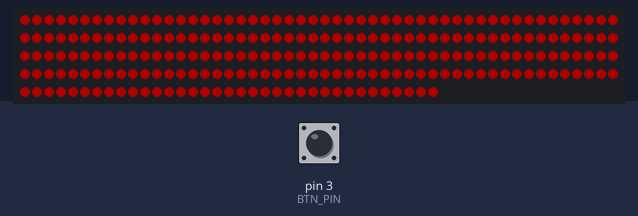
Simulated run of this sketch. Board: Arduino Uno, built with avr-gcc and run on an emulated ATmega328P. Shown: 235 RGB LEDs in strip order, left to right, continuing on the next row. The test bench sets the inputs (shaded band); at power-on: pin 3 (BTN_PIN) HIGH. Dim RGB values are drawn brighter than linear; random numbers use the default seed unless the sketch sets one; the audio player accepts every command and is not drawn; what the sketch prints to the serial monitor is not drawn. At 2.7 s the program stops and its outputs stay as they are.

1.8 s: pin 3 (BTN_PIN) pulled LOW for 0.15 s
Above: at 3.4 s.
Timing chart, 0 to 4.2 s (numbered marks = the images above; inputs shaded):
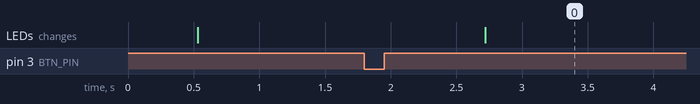

Measured:
- after the input at 1.8 s, the LEDs: change after 0.92 s (image 0)

The sketch:

lightsaber.ino
```cpp
#include <DFRobotDFPlayerMini.h>

// main.ino
#include "Blade.h"
#include "Button.h"
#include "audio.h"
#include "swingEngine.h"


void setup() {
  Serial.begin(9600);
  setupAudio();
  setupBlade();
  setupButton();
  // setupMPU();

}

void loop() {
  handleButton();
}
```

Blade.cpp
```cpp
// Blade.cpp
#include "Blade.h"
#define LED_PIN 13
#define NUMPIXELS 235
#define FADE_STEPS 100
#define DELAY_MS 20
#define LIGHTING_STEPS 2


Adafruit_NeoPixel strip(NUMPIXELS, LED_PIN, NEO_GRB + NEO_KHZ800);
uint8_t colors[][3] = {
  { 255, 0, 0 },      // Red
  { 0, 255, 0 },      // Green
  { 0, 0, 255 },      // Blue
  { 255, 255, 0 },    // Yellow
  { 0, 255, 255 },    // Cyan
  { 255, 0, 255 },    // Magenta
  { 255, 255, 255 },  // White
};
int colorArrSize = sizeof(colors) / sizeof(colors[0]);
int brightness = 50;
int8_t colorIdx = 0;

void setupBlade() {
  strip.begin();
  strip.setBrightness(brightness);
  uint8_t off[] = { 0, 0, 0 };
  setSaberToColor(off);
}

void enableSaber() {
  for (int i = 0; i <= NUMPIXELS/2; i++) {
    uint8_t* color = colors[colorIdx];
    strip.setPixelColor(i, strip.Color(color[0], color[1], color[2]));
    strip.setPixelColor(NUMPIXELS-i,strip.Color(color[0],color[1],color[2]));
    if (i % LIGHTING_STEPS == 0) strip.show();
  }
  strip.show();
}

void disableSaber() {
  for (int i = NUMPIXELS/2; i >= 0; i--) {
    strip.setPixelColor(i, strip.Color(0, 0, 0));
    strip.setPixelColor(NUMPIXELS-i,strip.Color(0,0,0));
    if (i % LIGHTING_STEPS == 0) strip.show();
  }
  strip.show();
}

void setSaberToColor(uint8_t color[3]) {
  for (int i = 0; i < NUMPIXELS; i++) {
    strip.setPixelColor(i, strip.Color(color[0], color[1], color[2]));
  }
  strip.show();
}

void changeColors() {
  colorIdx = (colorIdx + 1) % colorArrSize;
  setSaberToColor(colors[colorIdx]);
}

void setRainbowBlade() {
  int nextColor = (colorIdx + 1) % colorArrSize;
  for (int step = 0; step <= FADE_STEPS; step++) {
    float t = (float)step / FADE_STEPS;
    uint8_t r = lerp(colors[colorIdx][0], colors[nextColor][0], t);
    uint8_t g = lerp(colors[colorIdx][1], colors[nextColor][1], t);
    uint8_t b = lerp(colors[colorIdx][2], colors[nextColor][2], t);
    for (int i = 0; i < NUMPIXELS; i++) {
      strip.setPixelColor(i, strip.Color(r, g, b));
    }
    strip.show();
  }
  colorIdx = nextColor;
}

uint8_t lerp(uint8_t a, uint8_t b, float t) {
  return a + (b - a) * t;
}
```

Blade.h
```cpp
// Blade.h
#ifndef BLADE_H
#define BLADE_H
#include <Adafruit_NeoPixel.h>
#include <DFRobotDFPlayerMini.h>


void setupBlade();
void enableSaber();
void disableSaber();
void changeColors();
void setSaberToColor(uint8_t color[3]);
void setRainbowBlade();
uint8_t lerp(uint8_t a, uint8_t b, float t);

#endif
```

Button.cpp
```cpp
// Button.cpp
#include <Arduino.h>
#include "Blade.h"
#include "Button.h"
#include "audio.h"

#define BTN_PIN 3
#define DOUBLE_CLICK_TIME 400
#define DEBOUNCE_DELAY 200

bool lastButtonPress = HIGH;
unsigned long lastButtonTime = 0;
uint8_t clickedTimes = 0;
bool saberEnabled = false;

bool isEnabled() {
  return saberEnabled;
}

void setupButton() {
  pinMode(BTN_PIN, INPUT_PULLUP);
}

void handleButton() {
  int reading = digitalRead(BTN_PIN);
  unsigned long currentTime = millis();

  if (reading != lastButtonPress) {
    if (reading == LOW) {
      clickedTimes++;
      Serial.print("BUTTON PRESSED: ");
      Serial.println(clickedTimes);
    }
    lastButtonTime = currentTime;
  }

  if ((currentTime - lastButtonTime) > DEBOUNCE_DELAY) {
    if (clickedTimes == 1) {
      if (saberEnabled) {
        disableSaber();
        saberEnabled = false;
        playEffect(SaberState::POWER_OFF);
      } else {
        enableSaber();
        saberEnabled = true;
        playEffect(SaberState::POWER_ON);
      }
    } else if (clickedTimes == 2 && saberEnabled) {
      changeColors();
    }
    clickedTimes = 0;
  }
  lastButtonPress = reading;
}
```

Button.h
```cpp
// Button.h
#ifndef BUTTON_H
#define BUTTON_H


bool isEnabled();
void setupButton();
void handleButton();

#endif
```

audio.cpp
```cpp
#include "Printable.h"
#include "HardwareSerial.h"

#include "audio.h"
#include <SoftwareSerial.h>
#include <stdlib.h>
#include <time.h>
#include <DFRobotDFPlayerMini.h>


SoftwareSerial speakerSerial(10, 11);  // RX, TX
DFRobotDFPlayerMini myDFPlayer;
bool dfPlayerAvailable = false;

int randomInRange(int min, int max) {
  return rand() % (max - min + 1) + min;
}

void setupAudio() {
  speakerSerial.begin(9600);

  if (!myDFPlayer.begin(speakerSerial)) {
    Serial.println("DFPlayer not found");
    dfPlayerAvailable = false;
  } else {
    dfPlayerAvailable = true;
    Serial.println("DFPLAYER FOUND");
  }

  myDFPlayer.volume(15);  // 0 to 30
}

void playEffect(SaberState state) {
  if (!dfPlayerAvailable) {
    return;
  }

  switch (state) {
    case SaberState::POWER_ON:
      playOn();
      break;
    case SaberState::POWER_OFF:
      playOff();
      break;
    default:
      break;
  }
}

void playOn() {
  uint8_t onSound = getPowerOnSound();
  uint8_t humm = gethummSound();
  myDFPlayer.play(onSound);

  while (true) {
    if (myDFPlayer.available()) {
      uint8_t type = myDFPlayer.readType();

      if (type == DFPlayerPlayFinished) {
        Serial.println("Playback finished");
        break;
      }
    }
  }

  delay(950);
  myDFPlayer.loop(humm);
}

void playOff() {
  uint8_t offSound = getPowerOffSound();
  myDFPlayer.play(offSound);
}
```

audio.h
```cpp
#ifndef AUDIO_H
#define AUDIO_H

#include <Arduino.h>
#define SF_HUMM 1
#define SF_SWING 2
#define SF_POWERON 16
#define SF_POWEROFF 19
#define SF_CLASH 21
#define SF_BLASTER 29

#define SWING_OFFSET 14
#define POWERON_OFFSET 3
#define POWEROFF_OFFSET 2
#define CLASH_OFFSET 8
#define BLASTER_OFFSET 33

enum class SaberState {
  HUM = 1,
  SWING = 2,
  POWER_ON = 3,
  POWER_OFF = 4,
  CLASH = 5,
  BLASTER = 6
};


void setupAudio();

void playEffect(SaberState state);

void playOn();

void playOff();

inline uint8_t gethummSound(){
  return SF_HUMM;
}

inline uint8_t getswingSound(){
  return SF_SWING + random(0,SWING_OFFSET);
}

inline uint8_t getPowerOnSound(){
  return SF_POWERON + random(0,POWERON_OFFSET);
}

inline uint8_t getPowerOffSound(){
  return SF_POWEROFF + random(0, POWEROFF_OFFSET);
}

inline uint8_t getClashSound(){
  return SF_CLASH + random(0, CLASH_OFFSET);
}

inline uint8_t getBlasterSound(){
  return SF_BLASTER + random(0, BLASTER_OFFSET);
}

#endif
```

swingEngine.cpp
```cpp
#include "Adafruit_MPU6050.h"
#include "swingEngine.h"
#include "audio.h"
#include "audio.h"

Adafruit_MPU6050 mpu;
unsigned long lastSwingTime = 0;
const unsigned long swingCooldown = 300;  // milliseconds
const float swingThreshold = 2.5;         // rad/s

void setupMPU() {
  if (!mpu.begin()) {
    Serial.println("Failed to find MPU6050 chip");
    while (1) {
      delay(10);
    }
  }

  Serial.println("MPU6050 Found!");
  mpu.setAccelerometerRange(MPU6050_RANGE_8_G);
  mpu.setGyroRange(MPU6050_RANGE_500_DEG);
  mpu.setFilterBandwidth(MPU6050_BAND_184_HZ);

  delay(100);
}

void checkForSwing() {
  sensors_event_t a, g, temp;
  mpu.getEvent(&a, &g, &temp);

  float totalGyro = sqrt(g.gyro.x * g.gyro.x + g.gyro.y * g.gyro.y + g.gyro.z * g.gyro.z);

  if (totalGyro > swingThreshold) {
    unsigned long now = millis();
    if (now - lastSwingTime > swingCooldown) {
      Serial.println("swing detected");
      playEffect(SaberState::SWING);
      lastSwingTime = now;
    }
  }
}
```

swingEngine.h
```cpp
#ifndef SWINGENGINE_H
#define SWINGENGINE_H


#include <Adafruit_MPU6050.h>
#include <Adafruit_Sensor.h>
#include <Wire.h>

void setupMPU();
void checkForSwing();

#endif
```
